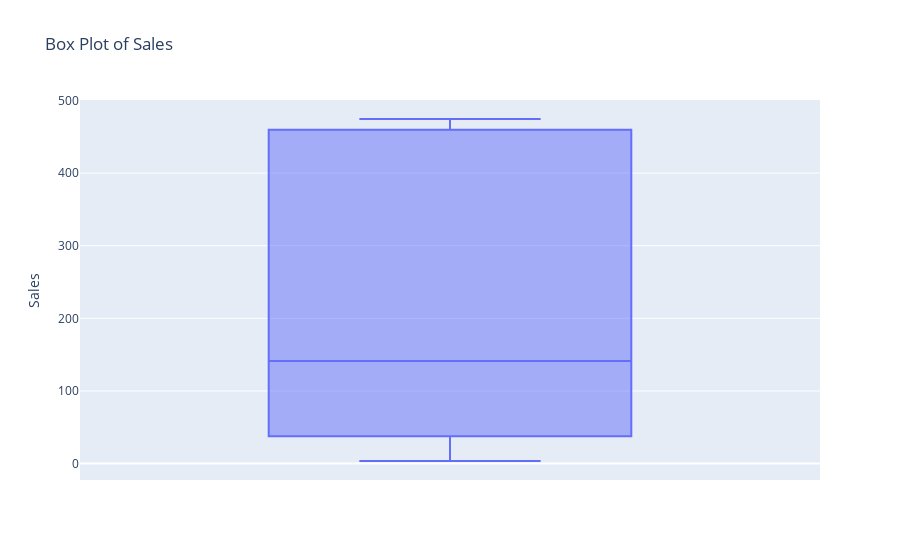

The cell this chart's notebook holds for it:
### Code cell
# Display the first 10 rows of the DataFrame
df_head = df.head()

# Create a box plot using Plotly Express
fig = px.box(df_head, y='Sales', title='Box Plot of Sales')

# Show the plot
fig.show()

### Figure 1 — Plotly figure (JSON) as saved in the notebook; plotly's stock layout.template omitted (floating-point values rounded to 4 significant figures)
{"data": [{"alignmentgroup": "True", "hovertemplate": "Sales=%{y}<extra></extra>", "legendgroup": "", "marker": {"color": "#636efa"}, "name": "", "notched": false, "offsetgroup": "", "orientation": "v", "showlegend": false, "type": "box", "x0": " ", "xaxis": "x", "y": [48.9, 474.4, 3.6, 454.6, 141.4], "y0": " ", "yaxis": "y"}], "layout": {"autosize": true, "boxmode": "group", "legend": {"tracegroupgap": 0}, "title": {"text": "Box Plot of Sales"}, "xaxis": {"anchor": "y", "autorange": true, "domain": [0, 1], "range": [-0.5, 0.5], "type": "category"}, "yaxis": {"anchor": "x", "autorange": true, "domain": [0, 1], "range": [-22.56, 500.6], "title": {"text": "Sales"}, "type": "linear"}}}
